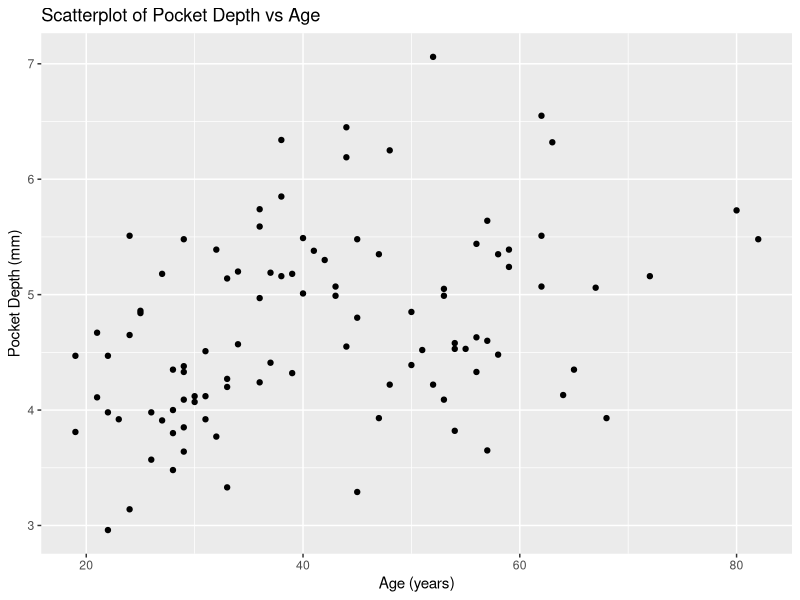
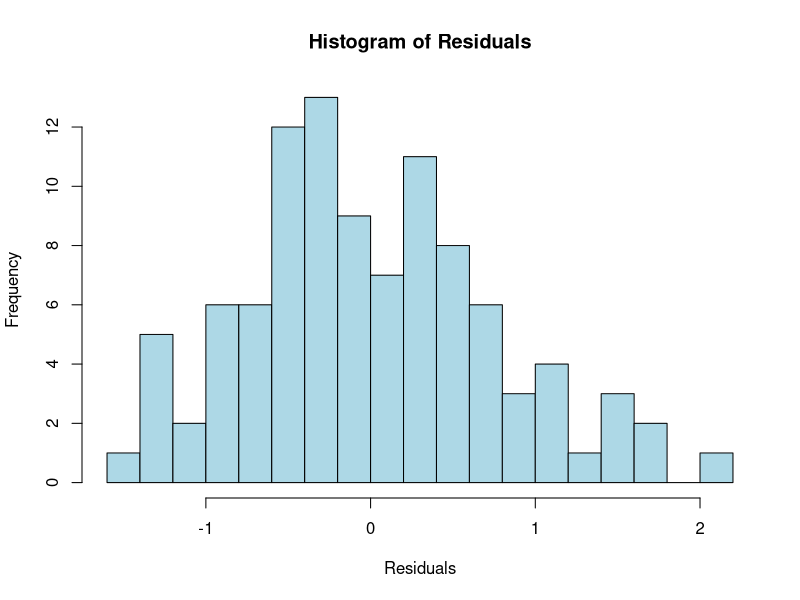
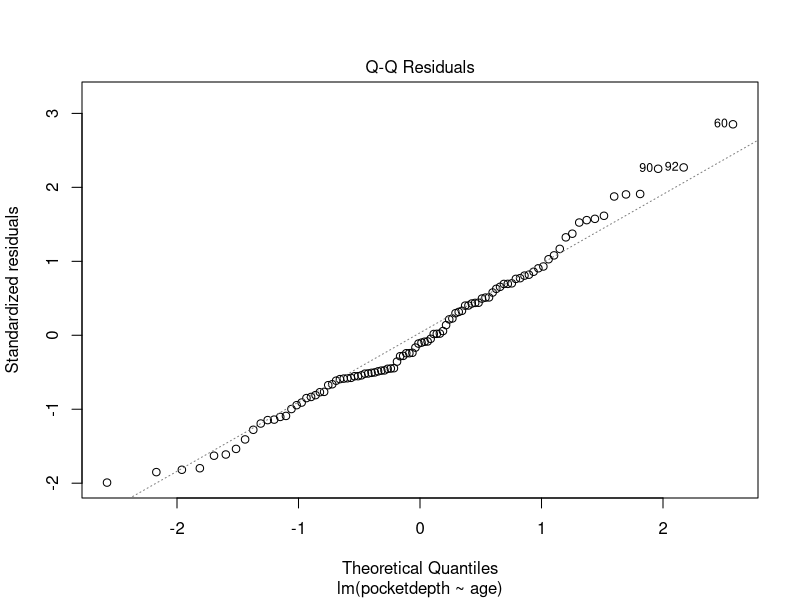
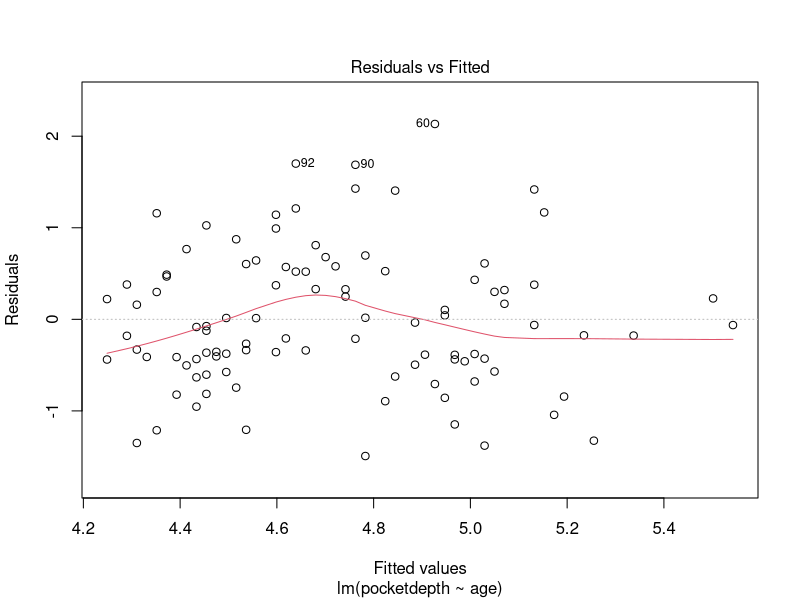
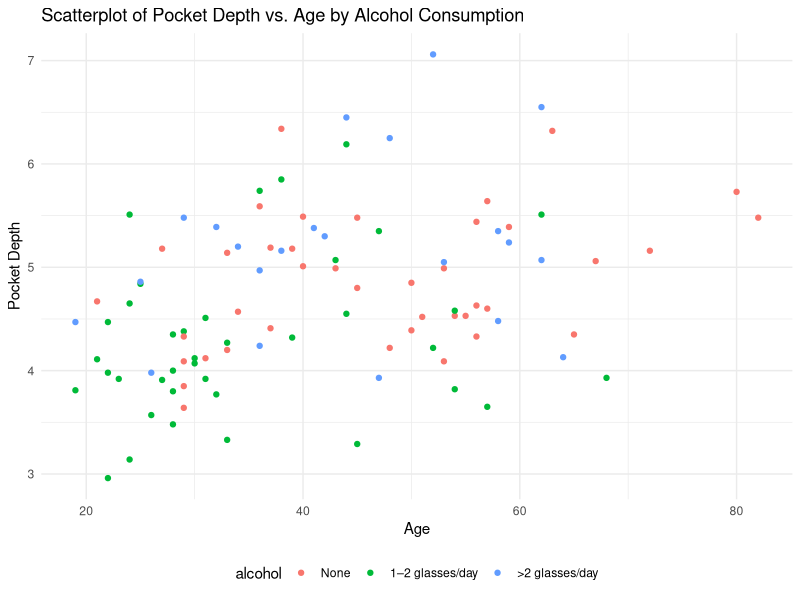
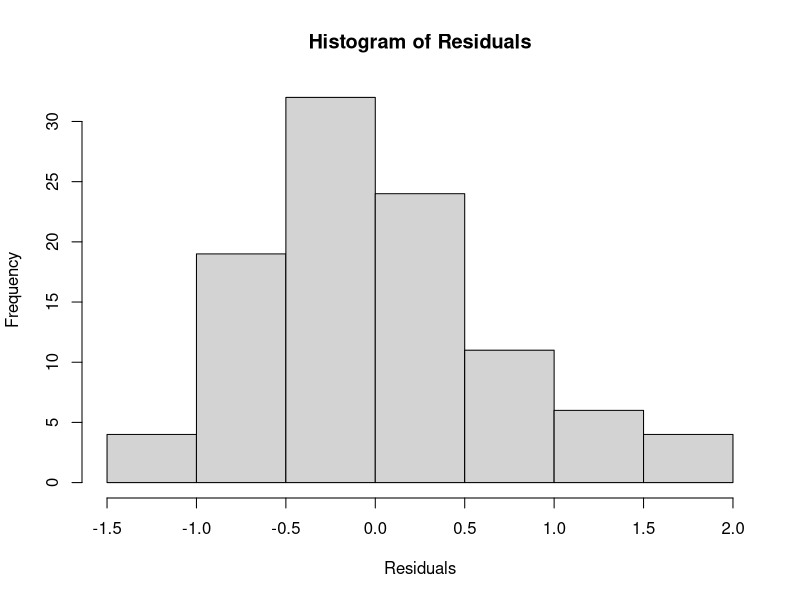
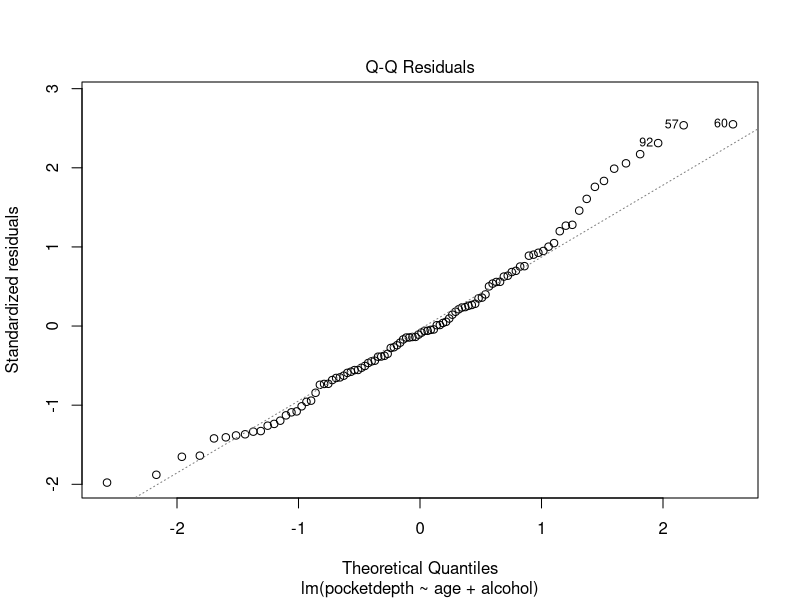
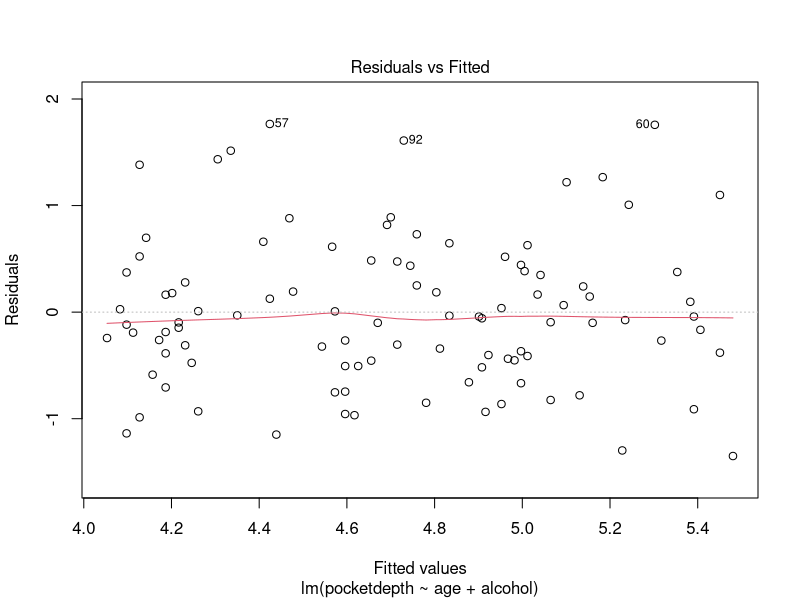

R code for these plots, in order:
## ---- chunk 1
library(haven)   # for reading SPSS files
library(dplyr)   # for data manipulation
library(ggplot2) # for data visualization
library(car)    # for calculating type-III ANOVA tables

# Load the dataset
pockets <- read_sav("datasets/pockets.sav")

# Convert labeled variables to factors
pockets <- pockets %>%
  mutate(across(where(is.labelled), as_factor))
## ---- chunk 2
# Scatterplot of pocket depth vs. age
ggplot(pockets, aes(x = age, y = pocketdepth)) +
  geom_point() +
  labs(
    x     = "Age (years)",
    y     = "Pocket Depth (mm)",
    title = "Scatterplot of Pocket Depth vs Age"
  )
## ---- chunk 3
# Test the significance of the correlation coefficient
cor_test <- cor.test(pockets$age, pockets$pocketdepth)
cor_test
## ---- chunk 4
# Fit a simple linear regression model
model_slr <- lm(pocketdepth ~ age, data = pockets)

# Print the summary of the model
summary(model_slr)
## ---- chunk 5
# Histogram of residuals
hist(residuals(model_slr), breaks = 15, col = "lightblue", border = "black", main = "Histogram of Residuals", xlab = "Residuals")
## ---- chunk 6
plot(model_slr, which = 2)  # Q-Q plot
## ---- chunk 7
plot(model_slr, which = 1)  # residuals vs fitted
## ---- chunk 8
# Scatterplot of pocketdepth vs. age, colored by alcohol
ggplot(pockets, aes(x = age, y = pocketdepth, color = alcohol)) +
  geom_point() +
  labs(title = "Scatterplot of Pocket Depth vs. Age by Alcohol Consumption", x = "Age", y = "Pocket Depth") +
  theme_minimal() +
  theme(legend.position = "bottom")
## ---- chunk 9
model_ancova <- lm(pocketdepth ~ age + alcohol, data = pockets)
summary(model_ancova)
## ---- chunk 10
Anova(model_ancova, type="III")
## ---- chunk 11
# Histogram of residuals
hist(model_ancova$residuals, main = "Histogram of Residuals", xlab = "Residuals")

# Normal Q-Q plot of residuals
plot(model_ancova, which = 2)
## ---- chunk 12
# Residuals vs. Fitted plot
plot(model_ancova, which = 1)
## ---- chunk 13
model_interaction <- lm(pocketdepth ~ age * alcohol, data = pockets)
summary(model_interaction)
## ---- chunk 14
Anova(model_interaction, type="III")
## ---- chunk 15
# Scatterplot of pocketdepth vs. age colored by smoking status
ggplot(pockets, aes(x = age, y = pocketdepth, color = smoking)) +
  geom_point() +
  labs(title = "Scatterplot of Pocket Depth vs. Age by Smoking Status", x = "Age", y = "Pocket Depth")
## ---- chunk 16
model_smoking <- lm(pocketdepth ~ age + smoking, data = pockets)
summary(model_smoking)
## ---- chunk 17
# Normality of Residuals
hist(model_smoking$residuals, main = "Histogram of Residuals", xlab = "Residuals")
plot(model_smoking, which = 2)

# Homoscedasticity
plot(model_smoking, which = 1)
## ---- chunk 18
model_interaction_smoking <- lm(pocketdepth ~ age * smoking, data = pockets)
summary(model_interaction_smoking)

Anova(model_interaction_smoking, type="III")
